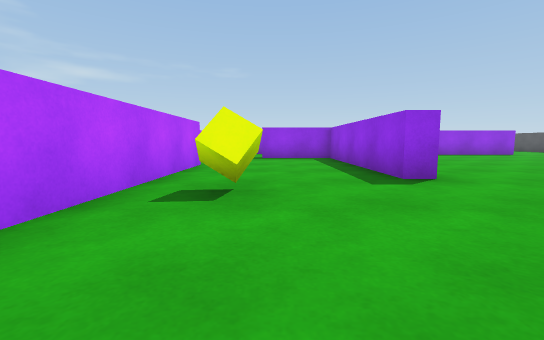
view 1 (above)

20 first-person views from a walk through a scene from a Unity 3-D project. The camera is 0.55 m above the floor, tilts 6° down and sees 90° across. The floor is counted in squares, 1 m on a side. Each view is taken from the middle of a square. On the plan, view 1 faces up. The plan holds only what a view shows up to about 9 squares ahead; the rest is blank. The player is left out.

view 2
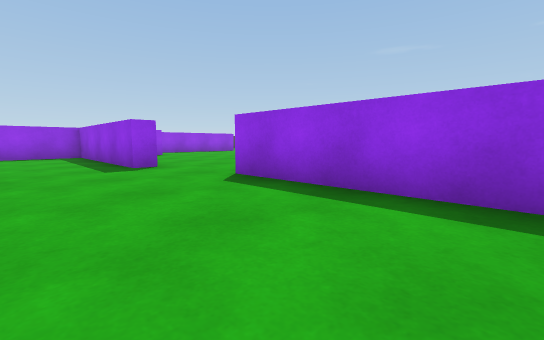

view 3
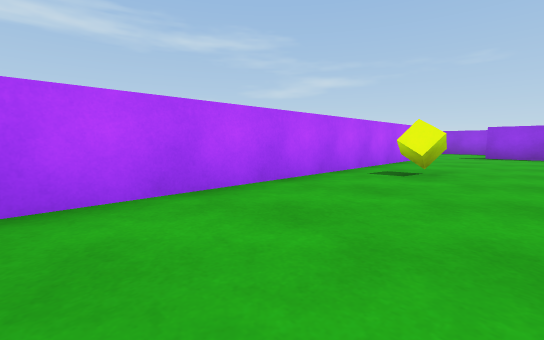

view 4
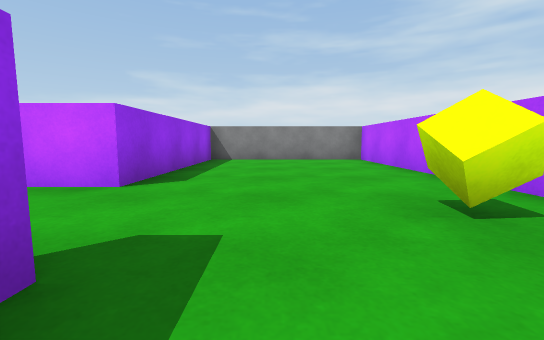

view 5
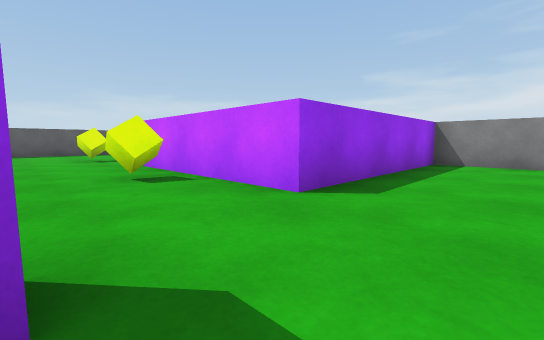

view 6
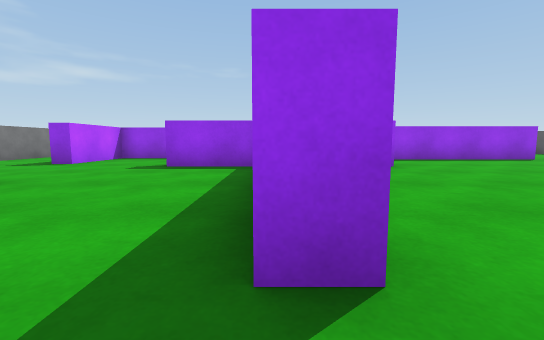

view 7
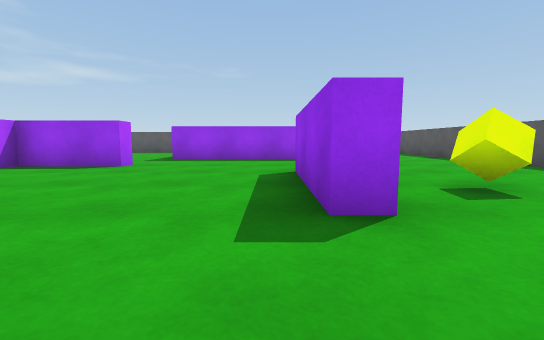

view 8
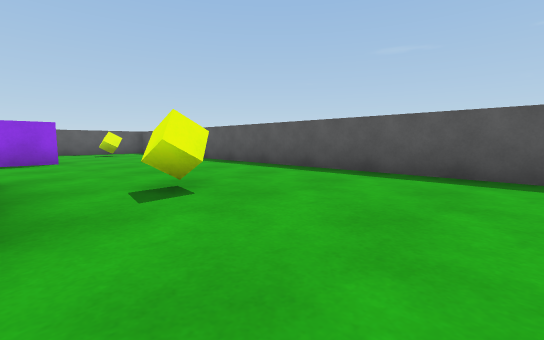

view 9
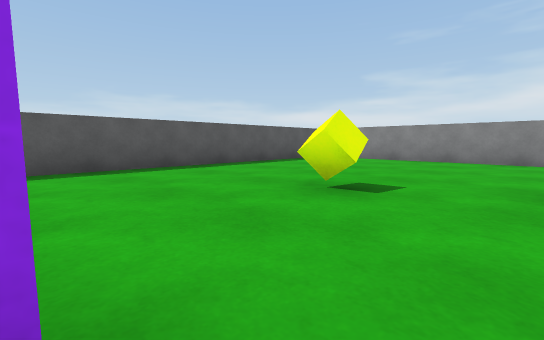

view 10
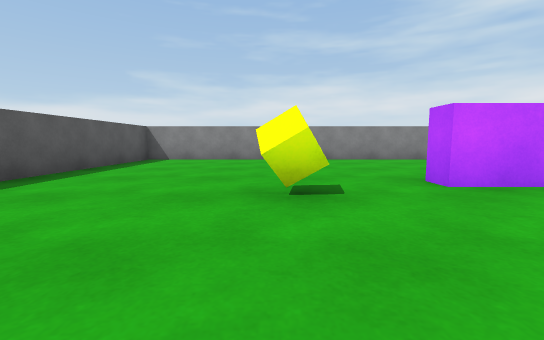

view 11
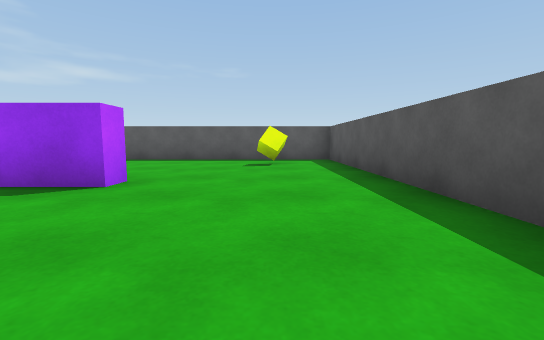

view 12
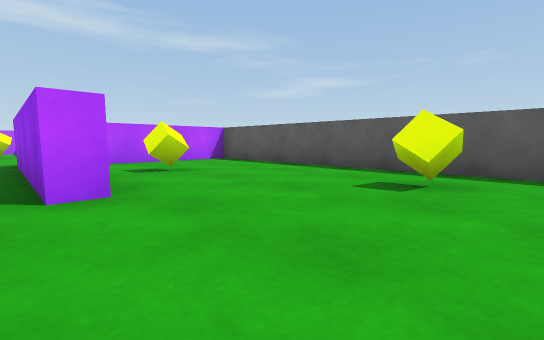

view 13
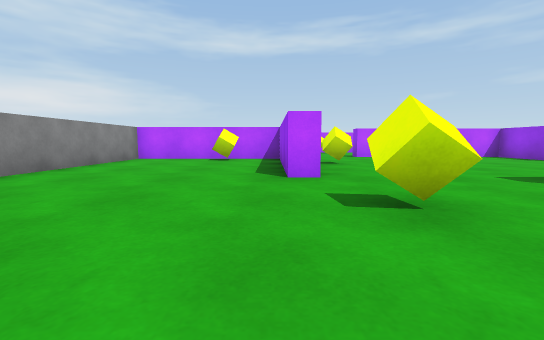

view 14
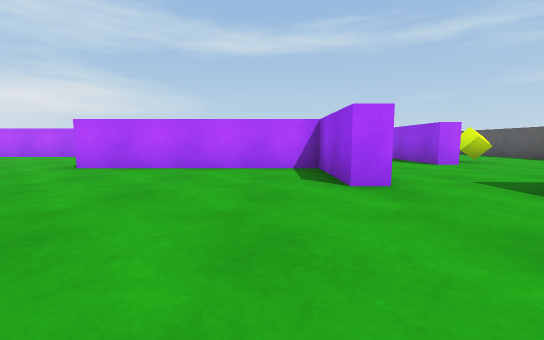

view 15
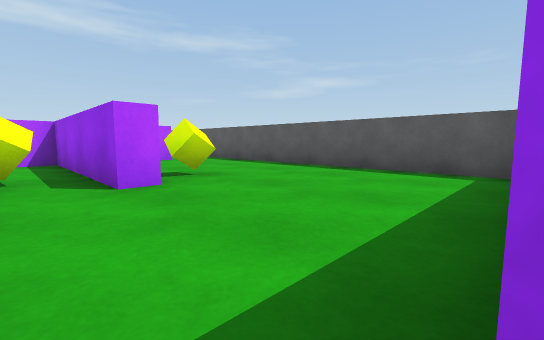

view 16
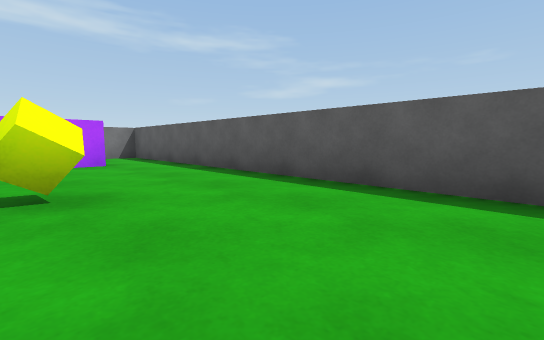

view 17
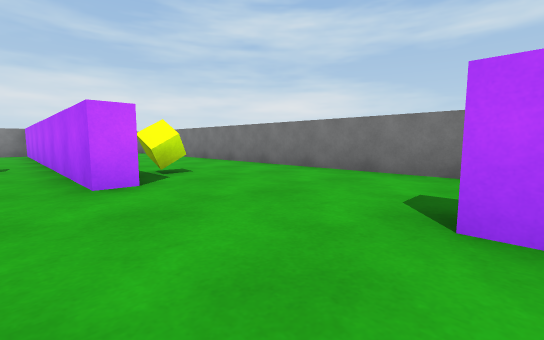

view 18
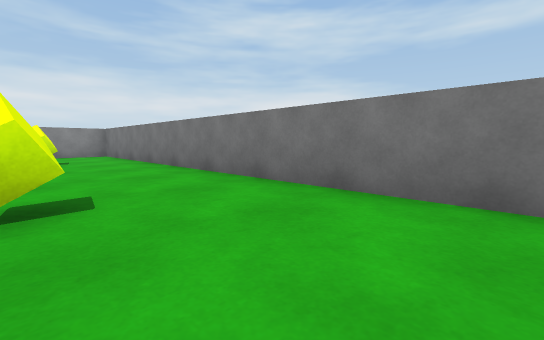

view 19
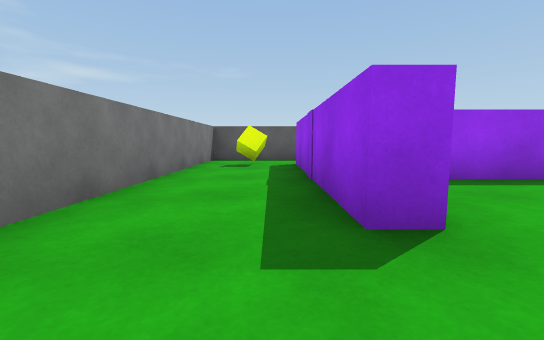

view 20
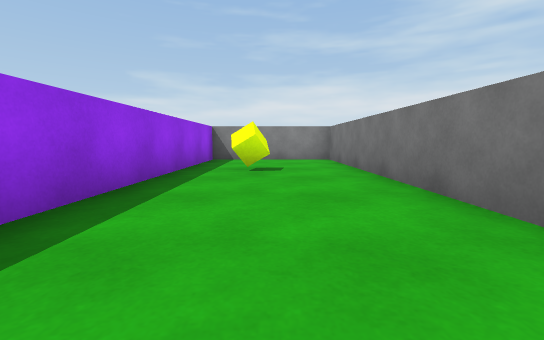

### Floor plan
Points are (right, up) in squares from view 1. A wall is a line through its corners. A room is listed if a view was taken in it or the views show most of it. See-through windows are left out.
Room 1 (views 1, 2, 3, 4, 5, 6)
walls: (2.4, 4) (1.9, 4) (1.9, 9) (-0.4, 9); (-1.7, 6.5) (-1.7, -3.3) (2.9, -3.3) (2.9, 1.7)
ways out: opening at (2, 2.5) to room 2; opening at (-1, 8) to room 4
objects: cube (0, 3)
Room 2 (views 7, 8, 9, 10, 11, 12, 13, 14, 15)
walls: (9, 5) (8.4, 5) (8.4, 8); (4.7, 9.5) (4.7, 9) (2.4, 9) (2.4, 4); (10, 11.9) (10, 11.2) (4.9, 11.2); (2.9, 1.7) (7.9, 1.7) (7.9, 1.2) (3.9, 1.2); (3.4, 1.2) (3.4, -3.3) (13.8, -3.3) (13.8, 16.3) (5.5, 16.3) (5.5, 12.9)
ways out: opening at (2, 2.5) to room 1; opening at (4.5, 10.5) to room 3
objects: cube (4, 0); cube (5, 3); cube (8, 13); cube (10, 2); cube (11, 6); cube (12, 15)
Room 3 (view 16)
walls: (1.6, 12.5) (1.6, 11.9); (-2.9, 14.8) (-2.9, 14.1); (4.8, 16.3) (-2.6, 16.3)
ways out: opening at (4.5, 10.5) to room 2; opening at (-3, 15.5) to room 4; opening at (0.5, 10.5) to room 4
objects: cube (1, 13)
Room 4 (views 17, 18, 19, 20)
walls: (-2.2, 6.5) (-1.7, 6.5); (1.6, 11.9) (-2.9, 11.9) (-2.9, 9.7) (-3.4, 9.7) (-3.4, 14.8); (-2.6, 16.3) (-5.8, 16.3) (-5.8, -3.3) (-2.2, -3.3) (-2.2, 3.2)
ways out: opening at (-1, 8) to room 1; opening at (-3, 15.5) to room 3; opening at (0.5, 10.5) to room 3
objects: cube (-4, 0); cube (-4, 14); cube (-3, 5); cube (0, 11)

Where each view was taken, in squares from view 1:
view 1: 0 up, 0 right, facing up
view 2: 2 down, 0 right, facing up-right
view 3: 2 down, 1 right, facing up-left
view 4: 5 up, 1 right, facing down
view 5: 4 up, 1 right, facing down-right
view 6: 3 up, 2 right, facing up
view 7: 3 up, 8 right, facing up
view 8: 3 up, 9 right, facing up-right
view 9: 5 up, 8 right, facing down-right
view 10: 5 up, 10 right, facing down
view 11: 8 up, 12 right, facing up
view 12: 11 up, 13 right, facing up-left
view 13: 1 up, 12 right, facing left
view 14: 8 up, 8 right, facing left
view 15: 11 up, 5 right, facing up-left
view 16: 13 up, 4 right, facing up-left
view 17: 10 up, 1 left, facing down-left
view 18: 8 up, 3 left, facing down-left
view 19: 8 up, 4 left, facing up
view 20: 5 up, 4 left, facing down
